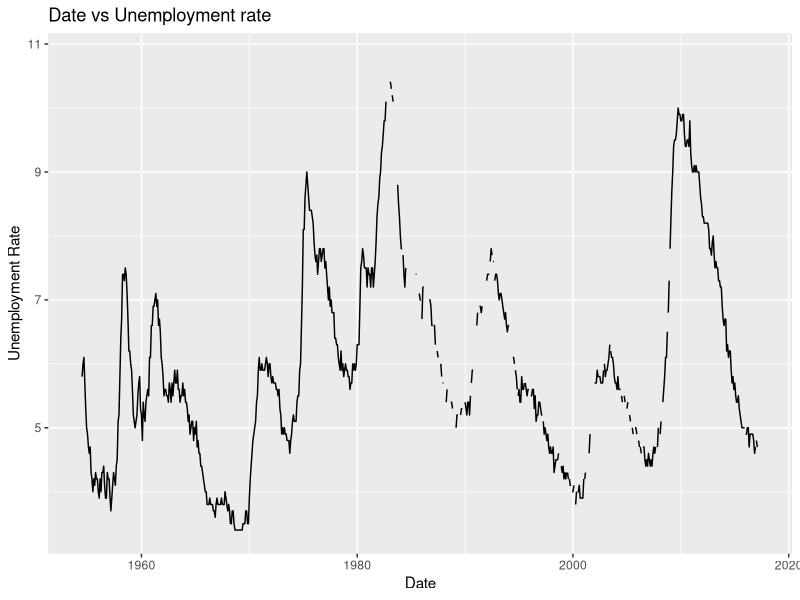
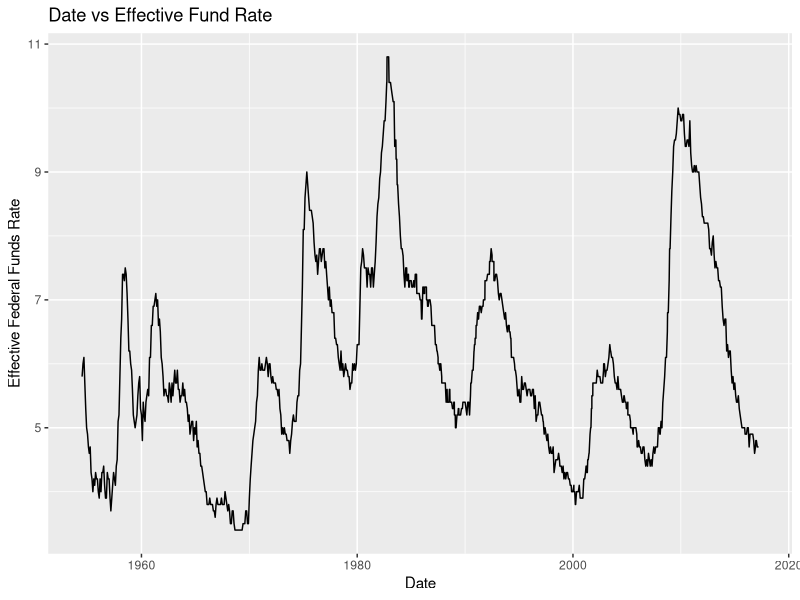
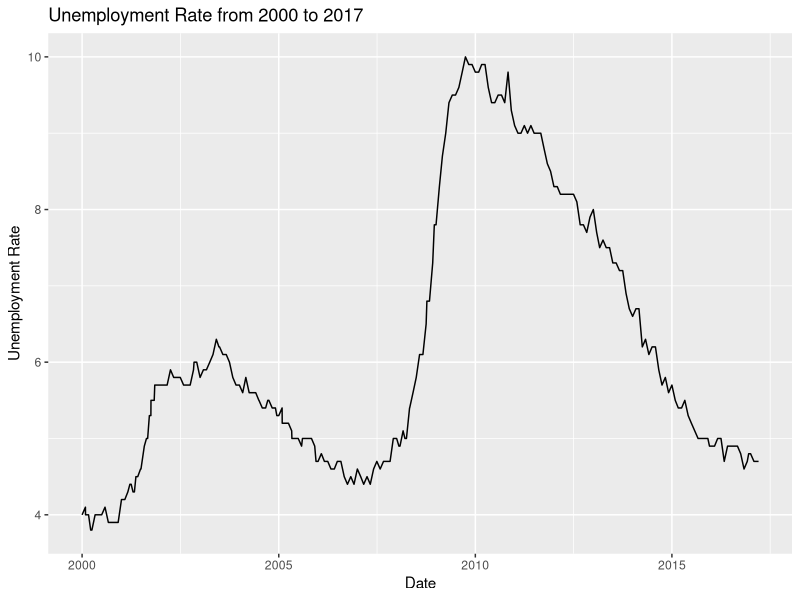

Reproduce these figures in R, in order.
## ---- chunk 1
#| label: setup
#| warning: false
#| message: false

library(tidyverse)
library(ggplot2)

knitr::opts_chunk$set(echo = TRUE, warning=FALSE, message=FALSE)
## ---- chunk 2
fedr <- read_csv("posts/_data/FedFundsRate.csv")
## ---- chunk 3
summary(fedr)
## ---- chunk 4
fedr$Date <- as.Date(with(fedr,paste(Day,Month,Year,sep="-")),"%d-%m-%Y")
fedr
## ---- chunk 5
fedr %>% 
  ggplot(aes(x = Date, y = `Unemployment Rate`)) + 
  geom_line() + 
  labs( x = "Date", y = "Unemployment Rate", title = "Date vs Unemployment rate")
## ---- chunk 6
data_fill <- fedr %>% 
  fill(`Unemployment Rate`, .direction = 'updown')
ggplot(data_fill, aes(x = Date, y = `Unemployment Rate`)) + 
  geom_line() + 
  labs(x = "Date", y = "Effective Federal Funds Rate", title = "Date vs Effective Fund Rate" )
  
## ---- chunk 7
data_fill <- fedr %>% 
            fill(`Unemployment Rate`, .direction = 'updown')

  data_fill %>%
  filter(Year > 1999) %>%
  ggplot(aes(x = Date, y = `Unemployment Rate`)) +
  geom_line() +
  labs( x = "Date", y = "Unemployment Rate", title = "Unemployment Rate from 2000 to 2017")
